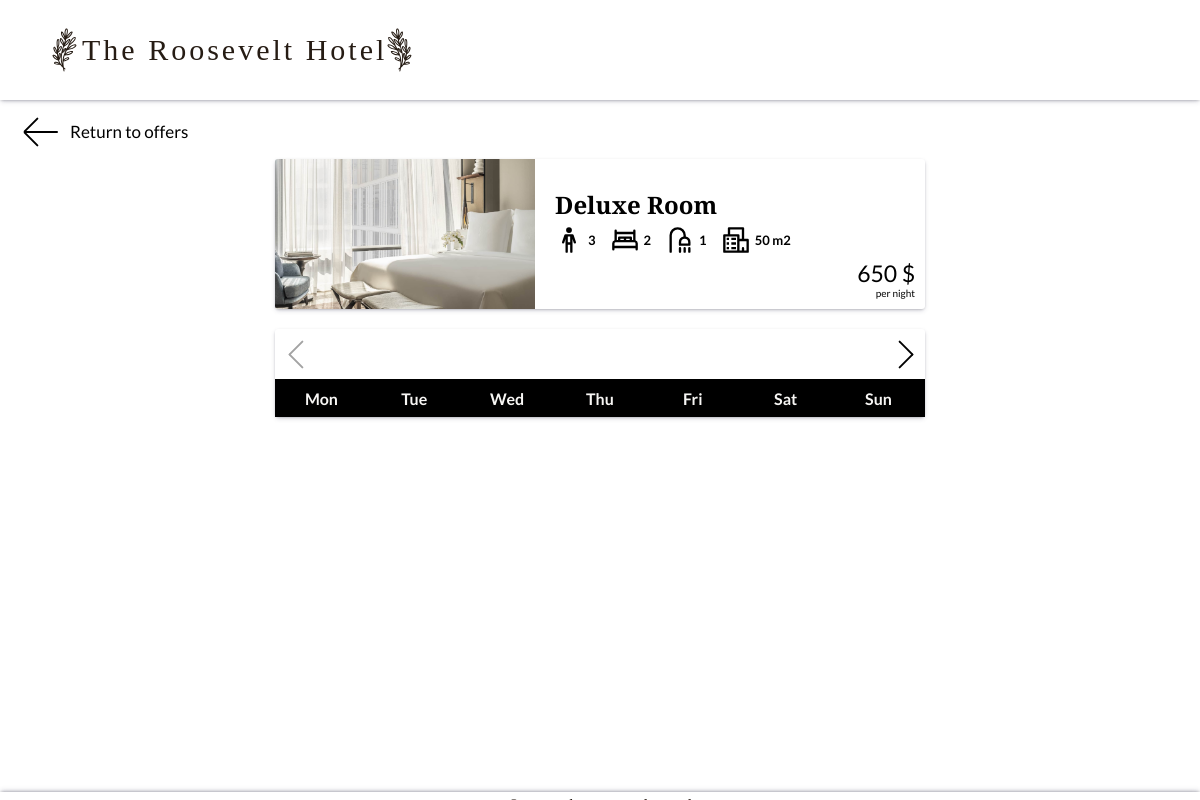
/rates.php?room-type=1, run on the app's committed database.
### tables this page shows
CREATE TABLE `room_type` (
  `room_id` tinyint(11) NOT NULL,
  `name` varchar(64) NOT NULL,
  `guests` tinyint(4) NOT NULL,
  `beds` tinyint(4) NOT NULL,
  `bathrooms` tinyint(4) NOT NULL,
  `size` smallint(4) NOT NULL COMMENT '[m2]',
  `price_per_night` decimal(10,0) NOT NULL COMMENT '[$]'
);

### rates.php (the view, shortened to what this page needs)
<?php
    require_once "php/config.php";
    $connection = new mysqli ($servername, $username, $password, $database);
    $query = "SELECT * FROM room_type WHERE room_id=".$_GET['room-type'];
    $result = $connection->query($query);
    $selectedRoom = $result->fetch_assoc();
?>
<!DOCTYPE html>
<html lang="en">
<head>
    <link rel="stylesheet" href="css/main.css">
    <link rel="stylesheet" href="css/rates.css">
</head>
<body>
    <header>
        <div class='header-bg'>
            <div class='header-logo-container'>
                <img src='images/ui/logo.svg'>
                <h1>The Roosevelt Hotel</h1>
                <img src='images/ui/logo2.svg'>
            </div>
        </div>
    </header>
    <main class='main-container'>
        <div class='main-section'>
            <div class='go-back' onclick='location.href="accomodation.php"'>
                <div class='arrow-back'>
                    <span></span>
                    <span></span>
                    <span></span>
                </div>
                <span>Return to offers</span>
            </div>
            <div class='content-section'>
                <div class='selected-room-info'>
                    <?php
                        $img = "images/accomodation/".$selectedRoom['room_id']."/1.jpg";
                        echo "<div class='room-photo'>
                            <img src='".$img."'>
                        </div>
                        <div class='description'>
                            <h5>".$selectedRoom['name']."</h5>
                            <div class='details'>
                                <span><img src='images/ui/people-svgrepo-com.svg'></img><span>".$selectedRoom['guests']."</span></span>
                                <span><img src='images/ui/bed-svgrepo-com.svg'></img><span>".$selectedRoom['beds']."</span></span>
                                <span><img src='images/ui/shower-svgrepo-com.svg'></img><span>".$selectedRoom['bathrooms']."</span></span>
                                <span><img src='images/ui/city-svgrepo-com.svg'></img><span>".$selectedRoom['size']." m2</span></span>
                            </div>
                            <span class='price'><span>".$selectedRoom['price_per_night']." $</span><span>per night</span></span>
                        </div>";
                    ?>
                </div>
                <div class='calendar-container'>
                    <div class='month-navigation'>
                        <div class='arrow-left inactive'>
                            <span></span>
                            <span></span>
                        </div>
                        <div class='arrow-right'>
                            <span></span>
                            <span></span>
                        </div>
                    </div>
                    <div class='calendar'>
                        <ul class='weekdays'>
                            <li>Mon</li>
                            <li>Tue</li>
                            <li>Wed</li>
                            <li>Thu</li>
                            <li>Fri</li>
                            <li>Sat</li>
                            <li>Sun</li>
                        </ul>
                    </div>
                </div>
            </div>
        </div>
        <footer>
        </footer>
    </main>
</body>
</html>

### css/main.css (style rules this page uses)
html { scroll-behavior: smooth; }
body { margin: 0; padding: 0; overflow-x: hidden; font-family: "Cormorant Garamond", serif; }
h2, h3, h4, h5, h6 { font-family: "Playfair Display", serif; }
* { margin: 0; padding: 0; -webkit-box-sizing: border-box; -moz-box-sizing: border-box; box-sizing: border-box; }
ul { list-style-type: none; }
.header-bg { background: rgb(255, 255, 255); box-shadow: rgba(50, 50, 93, 0.25) 0px 2px 5px -1px, rgba(0, 0, 0, 0.3) 0px 1px 3px -1px; position: fixed; display: flex; align-items: center; justify-content: space-between; width: 100%; padding-left: 40px; padding-right: 40px; padding-top: 15px; padding-bottom: 15px; z-index: 20; }
.header-logo-container { display: flex; align-items: center; height: 100%; color: #261c14; font-family: "Playfair Display", serif; cursor: pointer; -webkit-user-select: none; -moz-user-select: none; -ms-user-select: none; user-select: none; -webkit-animation: slide-in-left 0.7s cubic-bezier(0.25, 0.46, 0.45, 0.94) both; animation: slide-in-left 0.7s cubic-bezier(0.25, 0.46, 0.45, 0.94) both; }
.header-logo-container h1 { font-size: 30px; margin: 10px; font-weight: 500; letter-spacing: 3px; }
.header-logo-container img { height: 50px; margin-top: 10px; margin-bottom: 10px; margin-right: -18px; pointer-events: none; filter: brightness(0) saturate(100%) invert(7%) sepia(41%) saturate(606%) hue-rotate(345deg) brightness(100%) contrast(91%); }
.header-logo-container img:nth-child(3) { margin-right: 0px; margin-left: -22px; }
.main-container { height: 100vh; overflow: overlay; scroll-behavior: smooth; position: relative; }
.main-section { width: 100%; }
.main-section:nth-child(1) { overflow: hidden; margin-top: 100px; height: 75vh; }
.main-section:nth-child(1) .content-section { height: 100%; width: 100%; background-size: cover; background-repeat: no-repeat; background-position: center center; -webkit-box-shadow: inset 0px 0px 100px 0px rgba(0, 0, 0, 0.7); -moz-box-shadow: inset 0px 0px 100px 0px rgba(0, 0, 0, 0.7); box-shadow: inset 0px 0px 100px 0px rgba(0, 0, 0, 0.7); -webkit-animation: kenburns-top 1.4s ease-out both; animation: kenburns-top 1.4s ease-out both; }
footer { position: absolute; width: 100%; padding: 5px; color: #261c14; display: flex; justify-content: center; align-items: center; background: white; box-shadow: rgba(50, 50, 93, 0.25) 0px -2px 5px -1px, rgba(0, 0, 0, 0.3) 0px -1px 3px -1px; z-index: 10; }

### data on the page
room_type: name "Deluxe Room", guests "3", beds "2", bathrooms "1", size "50", price_per_night "650"
